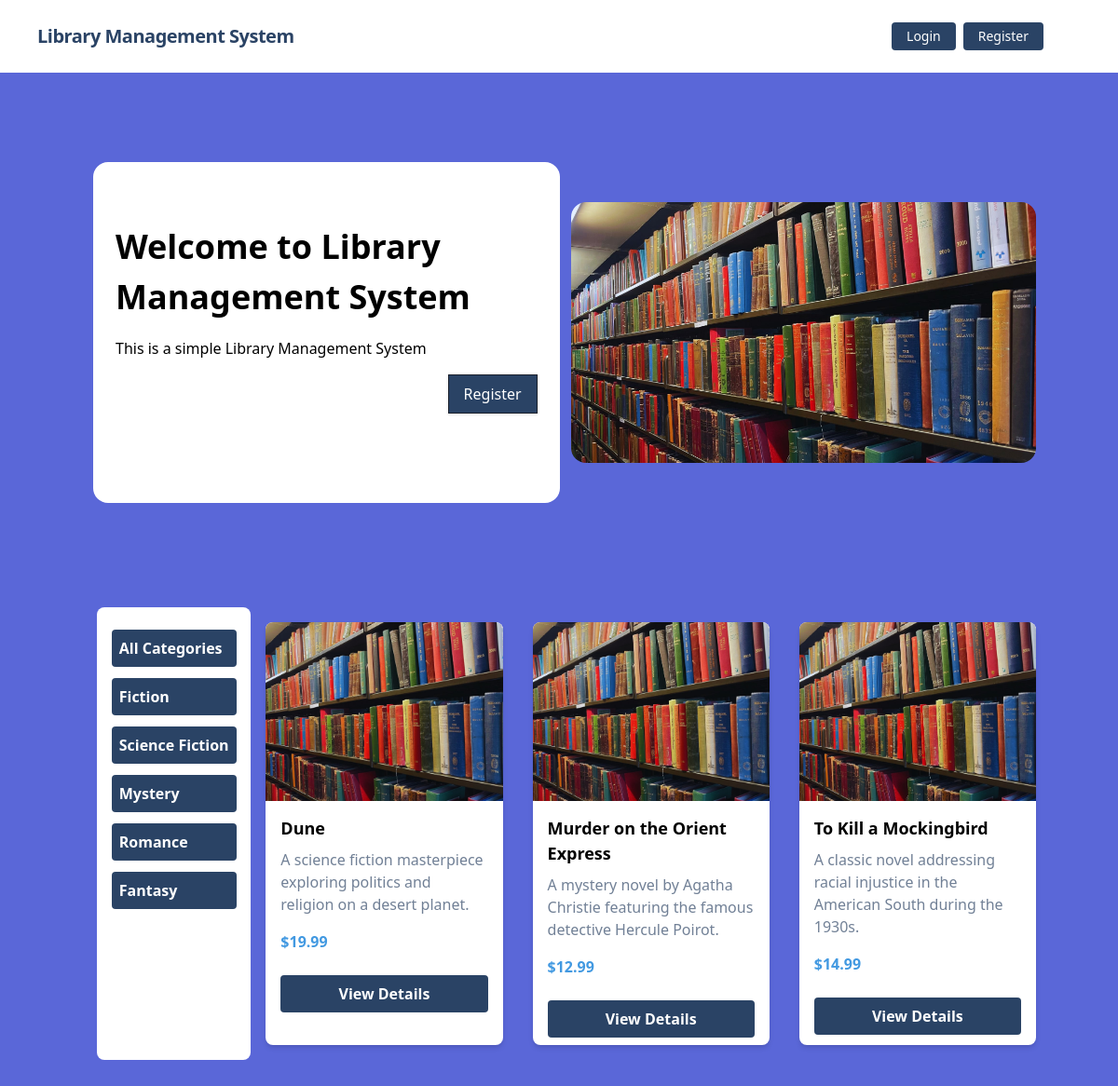
The page /book_category/3/ on the database its author committed.
### books/models.py (models this page shows, shortened)
class Category(models.Model):
    name = models.CharField(max_length=100, unique=True)

class Book(models.Model):
    title = models.CharField(max_length=100)
    description = models.TextField()
    image = models.ImageField(upload_to='books/uploads', blank=True, null=True)
    price = models.FloatField()
    categories = models.ManyToManyField(Category)
    borrowers = models.ManyToManyField(User, related_name='borrowed_books', blank=True)

### core/views.py (the view)
# urls.py: path('', index, name='home'),
def index(request, book_category = None):
    books = Book.objects.all()
    categories = Category.objects.all()
    if book_category is not None:
        books = books.filter(categories=book_category)
    return render(request, 'index.html', {'books': books, 'categories': categories})

### core/templates/index.html (shortened to what this page needs)
{% extends 'base.html' %}
{% load static %}
{% block head_title %}Library Management System{% endblock %} {% block content %}
<div class="container mx-auto flex flex-col md:flex-row items-center my-12 md:my-24">
    <div class="flex flex-col w-full lg:w-1/2 justify-center items-start pt-12 pb-24 px-6 bg-white rounded-2xl bg-opacity-70 mx-3">
        <h1 class="font-bold text-4xl my-4">Welcome to Library Management System</h1>
        <p class="leading-normal mb-4">
            This is a simple Library Management System
        </p>
        <div class="flex justify-end w-full">
            {% if user.is_authenticated %}
            {% else %}
            <a href="{% url 'register' %}" class="bg-blue-900 text-white rounded-none hover:bg-white hover:text-blue-900 hover:border-blue-900 shadow hover:shadow-lg py-2 px-4 border border-gray-900 hover:border-transparent">Register</a>
            {% endif %}
        </div>
    </div>
    <div class="w-full lg:w-1/2 lg:py-6 text-center ">
        <img class ="rounded-2xl" src ="{% static './img/library.jpg' %}"/>
    </div>
</div>
<div class="flex mb-24">
    <div class="m-4 bg-white text-white py-4 w-1/6 rounded rounded-lg">
        <div class="container mx-auto flex flex-col items-center justify-between p-2">
            <div class="flex flex-col space-y-3">
                <a href="{% url 'home' %}" class="font-bold p-2 bg-blue-900 rounded hover:border-transparent hover:text-dark hover:bg-red-700">All Categories</a>
                {% for category in categories %}
                    <a href="{% url 'home' book_category=category.id %}" class="font-bold p-2 bg-blue-900 rounded hover:border-transparent hover:text-dark hover:bg-red-700">{{ category.name }}</a>
                {% endfor %}
            </div>
        </div>
    </div>
    <div class="container mx-auto grid grid-cols-1 sm:grid-cols-2 md:grid-cols-2 lg:grid-cols-3 gap-8 my-8 w-5/6">
        {% for book in books %}
            <div class="bg-white rounded-lg overflow-hidden shadow-md">
                {% if book.image %}
                    <img src="{{ book.image.url }}" alt="{{ book.title }} Image" class="w-full h-48 object-cover">
                {% else %}
                    <p class="h-48 bg-gray-300 flex items-center justify-center">No image available.</p>
                {% endif %}
                <div class="p-4">
                    <h2 class="font-bold text-lg mb-2">{{ book.title }}</h2>
                    <p class="text-gray-600 mb-4">{{ book.description }}</p>
                    <p class="text-blue-500 font-bold">${{ book.price }}</p>
                </div>
                <a href="{% url 'book_details' pk=book.id %}" class="mb-2 block text-center text-white py-2 px-4 mt-2 mx-4 font-bold p-2 bg-blue-900 rounded hover:border-transparent hover:text-dark hover:bg-red-700">
                    View Details
                </a>
            </div>
        {% endfor %}
    </div>
</div>
{% endblock %}

### rows shown on the page
Category: name "Fiction"
Category: name "Science Fiction"
Category: name "Mystery"
Category: name "Romance"
Category: name "Fantasy"
Book: image (placeholder picture), title "Dune", description "A science fiction masterpiece exploring politics and religion on a desert planet.", price "19.99"
Book: image (placeholder picture), title "Murder on the Orient Express", description "A mystery novel by Agatha Christie featuring the famous detective Hercule Poirot.", price "12.99"
Book: image (placeholder picture), title "To Kill a Mockingbird", description "A classic novel addressing racial injustice in the American South during the 1930s.", price "14.99"
